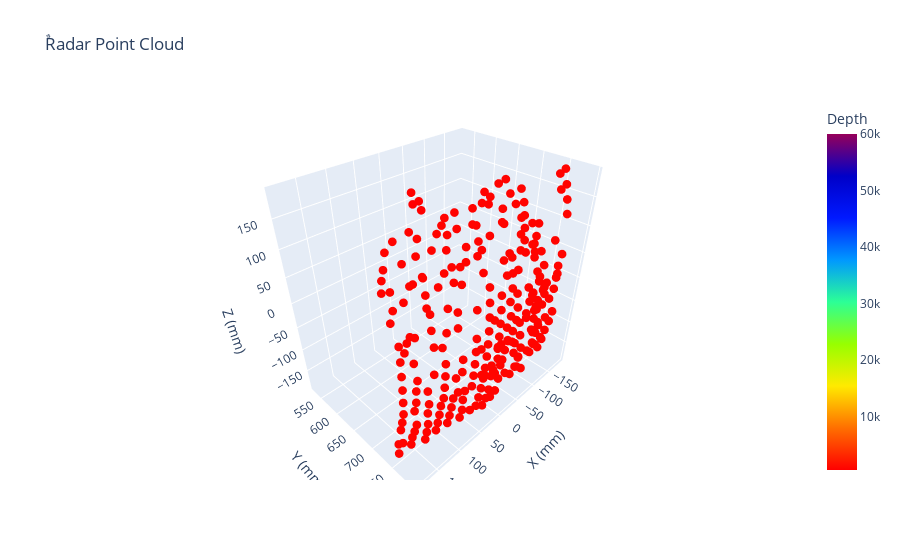

Notebook cell for this chart:
### Code cell
# plot_3D("waleed2_12_7",'y')\
# plot_3D_threshold("ta7a_14_7_20",0,'y',100000)
plot_3D_threshold("noisy_air_268",1,'y',60000)
# points_to_image("ta7a_14_7_20",90)
# plot_hist("nassar_14_7_20",0)
# plot_hist("painting_20",1)

# plot_3D_threshold("ta7a_14_7_200",0,'y',plot_hist("ta7a_14_7_200",0)[0])
# plot_3D_threshold("painting_200",1,'y',plot_hist("painting_200",1)[0])
t , h, e = plot_hist("ta7a_14_7_100",0)
print (h)
# Histogram_Equalization (h, len(h))
# print ("old_h  ::  ",h)
# h = h[h != 0]

# print ("new_h  ::  ",h)
# print(e)
# print(t)
# # print(len(h[1][indx[:len(indx)]]))
# his = [ h[i] if e[i] < t else 0 for i in range(h.size)]
# print(his)
# print(len(h[2]))
# h = [ h[i] if i <= t else 0 for i in range(len(h))]

### Figure 1 — Plotly figure (JSON) as saved in the notebook; plotly's stock layout.template omitted (floating-point values rounded to 4 significant figures; data arrays with more than 128 entries replaced by an {"elided": "..."} marker saying what was removed)
{"data": [{"hovertemplate": "X (mm)=%{x}<br>Y (mm)=%{y}<br>Z (mm)=%{z}<br>Depth=%{marker.color}<extra></extra>", "legendgroup": "", "marker": {"color": {"elided": "256 float values"}, "coloraxis": "coloraxis", "line": {"width": 0}, "opacity": 1, "size": 3, "symbol": "circle"}, "mode": "markers", "name": "", "scene": "scene", "showlegend": false, "type": "scatter3d", "x": {"elided": "256 float values"}, "y": {"elided": "256 float values"}, "z": {"elided": "256 float values"}}], "layout": {"coloraxis": {"cmax": 60000, "cmin": 526.7, "colorbar": {"title": {"text": "Depth"}}, "colorscale": [[0, "rgb(255,0,0)"], [0.125, "rgb(255,111,0)"], [0.25, "rgb(255,234,0)"], [0.375, "rgb(151,255,0)"], [0.5, "rgb(44,255,150)"], [0.625, "rgb(0,152,255)"], [0.75, "rgb(0,25,255)"], [0.875, "rgb(0,0,200)"], [1, "rgb(150,0,90)"]]}, "legend": {"tracegroupgap": 0}, "scene": {"domain": {"x": [0, 1], "y": [0, 1]}, "xaxis": {"title": {"text": "X (mm)"}}, "yaxis": {"title": {"text": "Y (mm)"}}, "zaxis": {"title": {"text": "Z (mm)"}}}, "title": {"text": "ٌRadar Point Cloud"}}}
